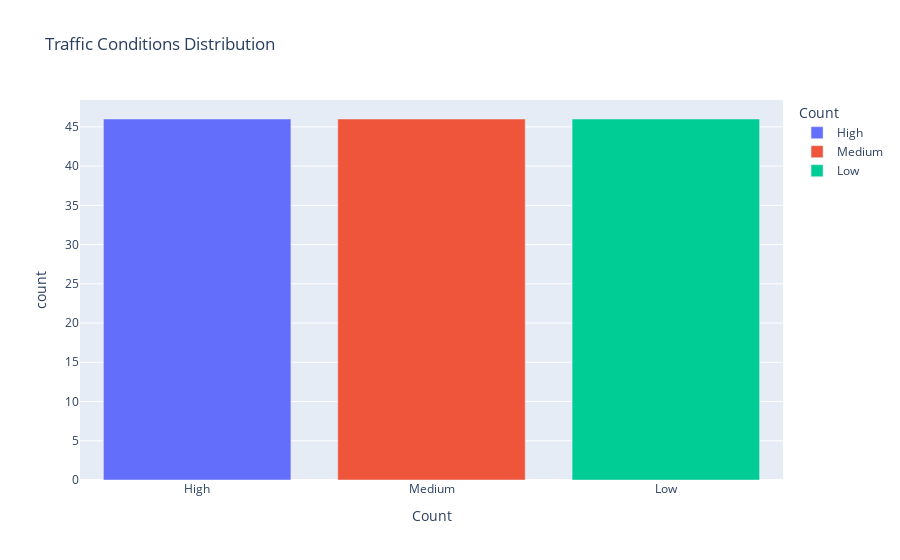

Notebook source saved alongside this figure:
### Markdown cell above
Most people use bus as their primary mode of transportation. In the bar plot it is seen that people using bus as their primary mode of transportation has count of 64. Car has 2nd position here with a count of 58. People using rickshaw and taking walk are of same count 8.

### Code cell
# Traffic Conditions: Bar Chart
mode_counts = df['traffic'].value_counts().reset_index()
mode_counts.columns = ['traffic', 'count']
fig = px.bar(mode_counts, x='traffic', y='count', 
             color='traffic', title='Traffic Conditions Distribution', labels={'index': 'Traffic', 'traffic': 'Count'})
fig.show()

### Figure 1 — Plotly figure (JSON) as saved in the notebook; plotly's stock layout.template omitted (floating-point values rounded to 4 significant figures)
{"data": [{"alignmentgroup": "True", "hovertemplate": "Count=%{x}<br>count=%{y}<extra></extra>", "legendgroup": "High", "marker": {"color": "#636efa", "pattern": {"shape": ""}}, "name": "High", "offsetgroup": "High", "orientation": "v", "showlegend": true, "textposition": "auto", "type": "bar", "x": ["High"], "xaxis": "x", "y": [46], "yaxis": "y"}, {"alignmentgroup": "True", "hovertemplate": "Count=%{x}<br>count=%{y}<extra></extra>", "legendgroup": "Medium", "marker": {"color": "#EF553B", "pattern": {"shape": ""}}, "name": "Medium", "offsetgroup": "Medium", "orientation": "v", "showlegend": true, "textposition": "auto", "type": "bar", "x": ["Medium"], "xaxis": "x", "y": [46], "yaxis": "y"}, {"alignmentgroup": "True", "hovertemplate": "Count=%{x}<br>count=%{y}<extra></extra>", "legendgroup": "Low", "marker": {"color": "#00cc96", "pattern": {"shape": ""}}, "name": "Low", "offsetgroup": "Low", "orientation": "v", "showlegend": true, "textposition": "auto", "type": "bar", "x": ["Low"], "xaxis": "x", "y": [46], "yaxis": "y"}], "layout": {"barmode": "relative", "legend": {"title": {"text": "Count"}, "tracegroupgap": 0}, "title": {"text": "Traffic Conditions Distribution"}, "xaxis": {"anchor": "y", "categoryarray": ["High", "Medium", "Low"], "categoryorder": "array", "domain": [0, 1], "title": {"text": "Count"}}, "yaxis": {"anchor": "x", "domain": [0, 1], "title": {"text": "count"}}}}
